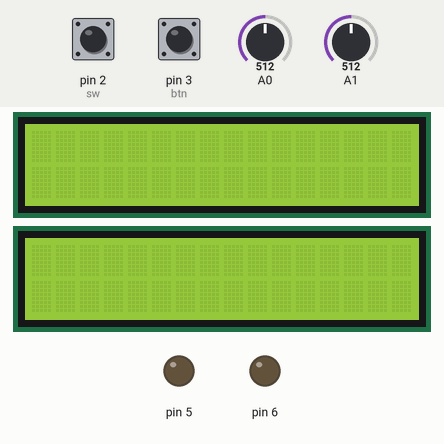
Simulated run of this sketch. Board: Arduino Uno, built with avr-gcc and run on an emulated ATmega328P. Shown: 2 × 16×2 character LCD, output pins drawn as LEDs (lit = HIGH). The test bench sets the inputs (shaded band); at power-on: pin 2 (sw) LOW, pin 3 (btn) LOW, A0 = 512, A1 = 512.

Above: at 1.3 s.
1.4 s: pin 2 (sw) pulled HIGH for 0.35 s
At 1.8 s:
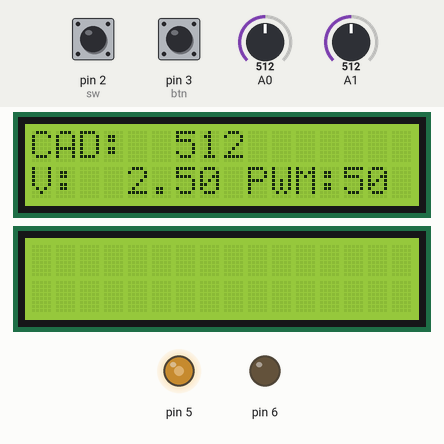
3.4 s: pin 3 (btn) pulled HIGH for 0.35 s
At 3.63 s:
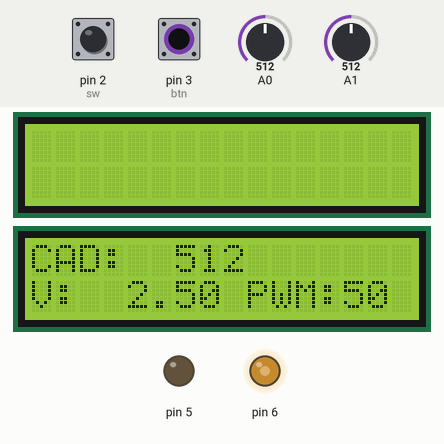
5.2 s: pin 3 (btn) pulled HIGH for 3.2 s
At 9.8 s:
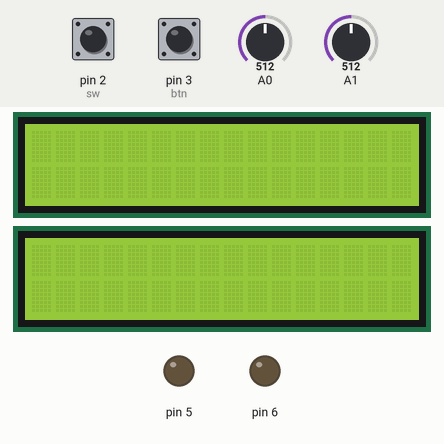
10.1 s: pin 2 (sw) pulled HIGH for 1 s
At 10.6 s:
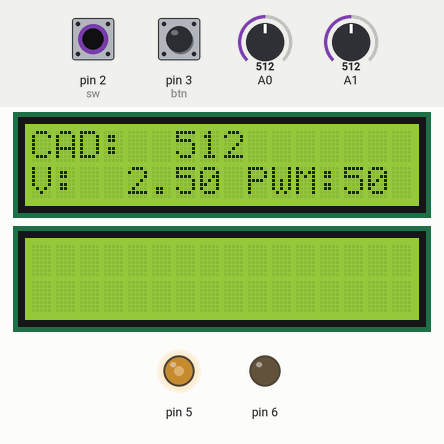
12.6 s: pin 2 (sw) pulled HIGH for 3.2 s
At 16.7 s:
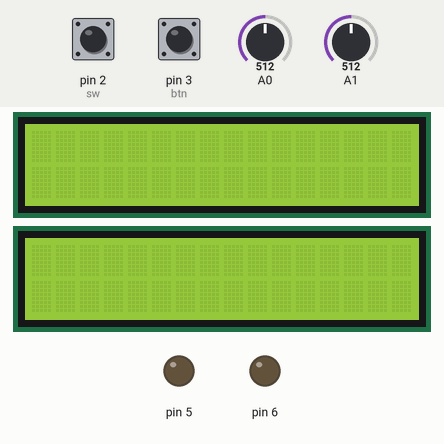
17.5 s: pin 2 (sw) driven HIGH and pin 3 (btn) driven HIGH
At 18.8 s:
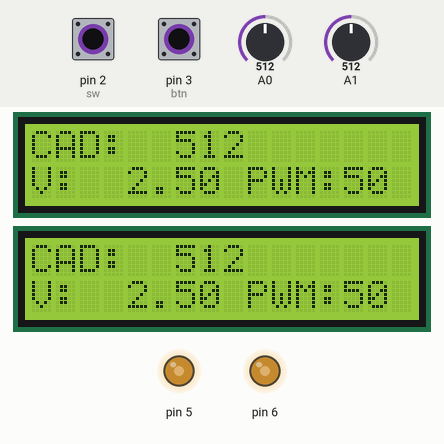
Timing chart, 0 to 20.0 s (numbered marks = the images above; inputs shaded):
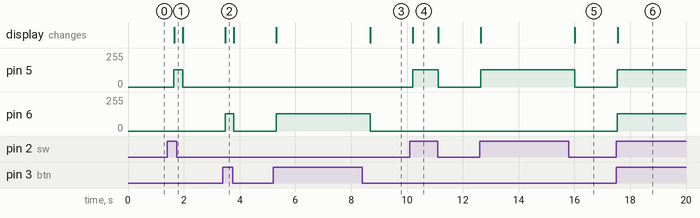

Measured:
- after the input at 1.4 s, pin 5: 0/255 → 128/255 after 0.25 s, → 0/255 0.31 s later; the display: changes after 0.25 s (image 1)
- after the input at 3.4 s, pin 6: 0/255 → 128/255 after 0.08 s, → 0/255 0.31 s later; the display: changes after 0.08 s (image 2)
- after the input at 5.2 s, pin 6: 0/255 → 128/255 after 0.11 s, → 0/255 3.4 s later; the display: first changes after 0.11 s (image 3 shows a later state)
- after the input at 10.1 s, pin 5: 0/255 → 128/255 after 0.10 s, → 0/255 0.92 s later; the display: changes after 0.11 s (image 4)
- after the input at 12.6 s, pin 5: 0/255 → 128/255 at once, → 0/255 3.4 s later; the display: first changes after 0.05 s (image 5 shows a later state)
- after the input at 17.5 s, pin 5, pin 6: 0/255 → 128/255 at once; the display: changes after 0.05 s (image 6)

The sketch:

Heredia_Ariel_DEBER_4.1_SE.ino
```cpp
/*
 * CAPITULO IV: PERIFÉRICOS ESPECIALES
 * DEBER 4.1: CAD Y PWM
 * NOMBRE: Ariel Heredia
 * OBJETIVO: Realizar lecturas del conversr analógico digital
 * para determinar la velocidad de un motor en DC
 * Funciones: analogrRead(Conversor)
 *            conversor -> A0-A5
 *            analogWrite(pin,duty)
 *            pin-> pines con ~, duty -> 0-255
 */

#include <LiquidCrystal.h>                          //Llamo a la librería
LiquidCrystal lcd1(13,12,A2,A3,A4,A5);              //Pines de LCD para el motor 1
LiquidCrystal lcd2(1,0,11,10,9,8);                  //Pines de LCD para el motor 2
int conversor1, conversor2;                         //Variable para adquirir los datos de los pines analógicos A0-A1
int sw = 2;                                         //variable de entrada digital
int btn = 3;                                        //variable de entrada digital
float voltaje1, voltaje2;                           //Variable de conversion de voltajes obtenidos de ambos ADC
int duty1, duty2;                                   //Variable para el uso del PWM

void setup() {
  lcd1.begin(16,2);                                 //Inicializa LCD1
  lcd2.begin(16,2);                                 //Inicializa LCD2
  pinMode(sw,INPUT);                                //Pin 2 configurado como entrada
  pinMode(btn,INPUT);                               //Pin 3 configurado como entrada
}

void loop() {
  if(digitalRead(sw)==HIGH){                        //Condición de activación en ALTO
    conversor1=analogRead(A0);                      //Lectura del canal análogo A0 - puede ser 0 o 14
    voltaje1=(conversor1*5.0)/1023.0;               //Conversión del voltaje
    duty1=conversor1/4;                             //Cambio de escala para el ciclo de la variable duty1
    analogWrite(5,duty1);                           //Envío del valor al pin 5 análogo
    imprimirLCD1();                                 //Llama a la rutina para imprimir en LCD
  }else{
    lcd1.clear();
    analogWrite(5,0);                               //Envío del valor nulo al pin 5 análogo
  }

  if(digitalRead(btn)==HIGH){                       //Condición de activación en ALTO
    //delay(200);

    conversor2=analogRead(A1);                      //Lectura del canal análogo A1
    voltaje2=(conversor2*5.0)/1023.0;               //Conversión del voltaje
    duty2=conversor2/4;                             //Cambio de escala para el ciclo de la variable duty2
    analogWrite(6,duty2);                           //Envío del valor al pin 6 análogo
    imprimirLCD2();                                 //Llama a la rutina para imprimir en LCD
  }else{
    lcd2.clear();
    analogWrite(6,0);
  }


  delay(300);
}

void imprimirLCD1(){
  lcd1.setCursor(0,0);                              //Ubicación del cursor en la LCD
  lcd1.print("CAD: ");                              //Impresión del mensaje en la LCD
  lcd1.setCursor(6,0);
  lcd1.print(conversor1);
  lcd1.setCursor(0,1);
  lcd1.print("V: ");
  lcd1.setCursor(4,1);
  lcd1.print(voltaje1);
  lcd1.setCursor(9,1);
  lcd1.print("PWM: ");
  lcd1.setCursor(13,1);
  lcd1.print((duty1*100)/255);                      //Ajuste de valor en porcentaje
}
void imprimirLCD2(){
  lcd2.setCursor(0,0);                              //Ubicación del cursor en la LCD
  lcd2.print("CAD: ");                              //Impresión del mensaje en la LCD
  lcd2.setCursor(6,0);
  lcd2.print(conversor2);
  lcd2.setCursor(0,1);
  lcd2.print("V: ");
  lcd2.setCursor(4,1);
  lcd2.print(voltaje2);
  lcd2.setCursor(9,1);
  lcd2.print("PWM: ");
  lcd2.setCursor(13,1);
  lcd2.print((duty2*100)/255);                      //Ajuste de valor en porcentaje
}
```
